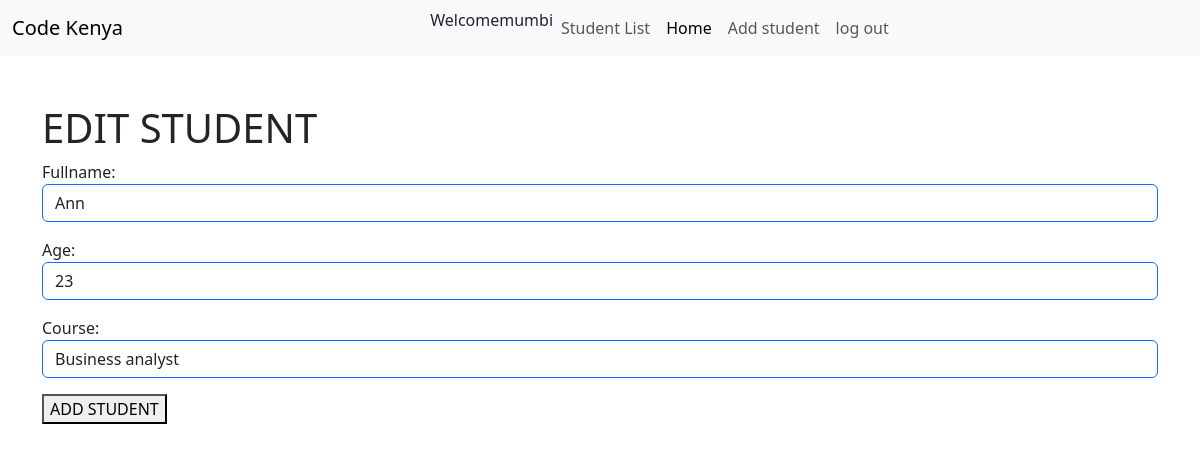
/edit/8 (signed in), run on the app's committed database.
### crudapp/models.py (models this page shows, shortened)
class Student(models.Model):
    fullname=models.CharField(max_length=50)
    age=models.IntegerField()
    course=models.CharField(max_length=50)

### crudapp/views.py (the view)
def update_student(request,pk):
    student=get_object_or_404(Student,pk=pk)
    form=StudentForm(request.POST or None,instance=student)
    if form.is_valid():
        form.save()
        return redirect('student_list')
    return render(request,'studentform.html',{'form':form})

### crudapp/forms.py
class StudentForm(forms.ModelForm):
    class Meta:
        model = Student
        fields =['fullname', 'age' ,'course']
        widgets ={
            'fullname':forms.TextInput(attrs={'class':'form-control border-primary'}),
            'age':forms.NumberInput(attrs={'class':'form-control border-primary'}),
            'course':forms.TextInput(attrs={'class':'form-control border-primary'}),
        }

### crudapp/templates/studentform.html (shortened to what this page needs)
{% extends 'base.html' %}
{% block content %}
<h1>{% if form.instance.pk %} EDIT {% else %}ADD {% endif  %} STUDENT</h1>
<form method="POST">
    {{form.as_p}}
    <button type="submit">ADD STUDENT</button>
</form>
{% endblock %}

### crudapp/templates/base.html (shortened to what this page needs)
<!DOCTYPE html>
<html lang="en">
<head>
    <link href="https://cdn.jsdelivr.net/npm/bootstrap@5.3.7/dist/css/bootstrap.min.css" rel="stylesheet">
</head>
<body>
    <nav class="navbar navbar-expand-lg bg-body-tertiary">
        <div class="container-fluid">
          <a class="navbar-brand" href="#">Code Kenya</a>
          <div class="collapse navbar-collapse" id="navbarNav">
           <div class="navbar-nav mx-auto py-0" >
            {% if user.is_authenticated %}
            <li class="nav-item active">
              <span>Welcome{{user.username}}</span>
            </li>
            <li class="nav-item">
              <a class="nav-link" href="{% url 'student_list' %}">Student List</a>
            </li>
            <li class="nav-item">
              <a class="nav-link active" aria-current="page" href="#">Home</a>
            </li>
            {% if user.is_staff %}
            <li class="nav-item">
              <a class="nav-link" href="{% url 'add_student' %}">Add student</a>
            </li>
            {% endif %}
            <li class="nav-item">
              <a class="nav-link" href="{% url 'logout' %}">log out</a>
            </li>
              {% endif %}
              </div>
          </div>
        </div>
      </nav>
    <div class="container mt-5">
    {% block content %}
    {% endblock %}
    </div>
</body>
</html>

### data on the page
Student: fullname "Ann", age "23", course "Business analyst"

### other printed values
{{ user.username }} "mumbi"
